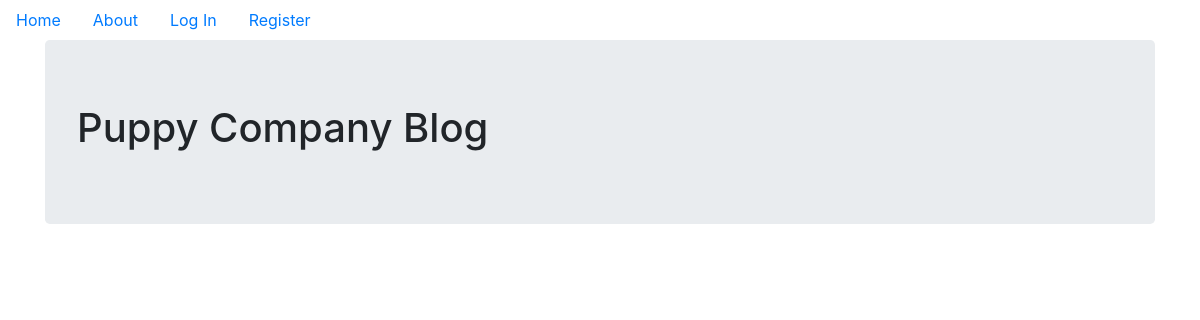
Before: / with the older database file.
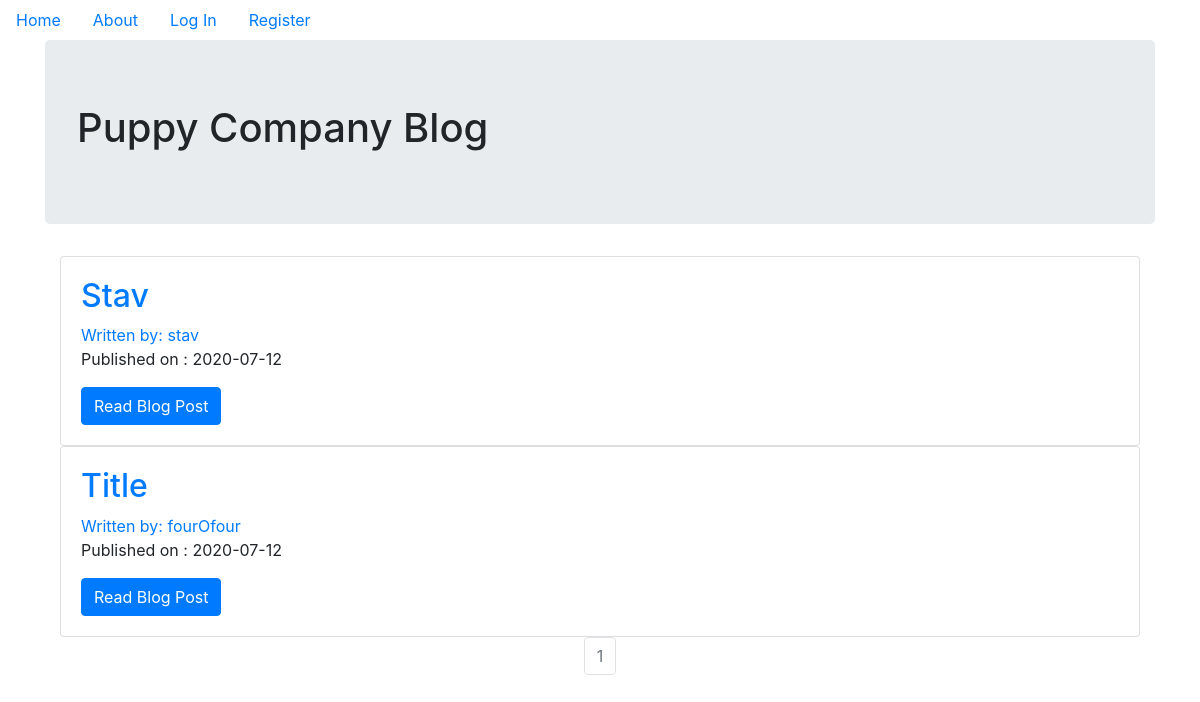
After: the same page with the newer database file.
### puppycompanyblog/models.py (models this page shows, shortened)
class BlogPost(db.Model):
    users = db.relationship(User)
    id = db.Column(db.Integer, primary_key=True)
    user_id = db.Column(db.Integer, db.ForeignKey('users.id'), nullable=False)
    date = db.Column(db.DateTime, nullable=False, default=datetime.utcnow)
    title = db.Column(db.String(140), nullable=False)
    text = db.Column(db.Text, nullable=False)

class User(db.Model, UserMixin):
    __tablename__ = 'users'
    id = db.Column(db.Integer, primary_key=True)
    profile_image = db.Column(db.String(20), nullable=False, default='default_profile.png')
    email = db.Column(db.String(64), unique=True, index=True)
    username = db.Column(db.String(64), unique=True, index=True)
    password_hash = db.Column(db.String(128))
    posts = db.relationship('BlogPost', backref='author', lazy=True)

### puppycompanyblog/core/views.py (the view)
@core.route('/')
def index():
    page = request.args.get('page',1,type=int)
    blog_posts = BlogPost.query.order_by(BlogPost.date.desc()).paginate(page=page, per_page=5)
    return render_template('index.html' ,blog_posts=blog_posts)

### puppycompanyblog/templates/index.html
{% extends "base.html" %}
{% block content %}
<div class="jumbotron">
  <h1>Puppy Company Blog</h1>
</div>
<div class="container">
  {% for post in blog_posts.items %}
  <div class="card">
    <div class="card-body">
      <h2> <a class = 'card-title' href="{{url_for('blog_posts.blog_post', blog_post_id=post.id)}}">{{post.title}}</a> </h2>
      <a href="{{url_for('users.user_posts', username=post.author.username)}}">Written by: {{post.author.username}}</a>
      <p>Published on : {{post.date.strftime('%Y-%m-%d')}}</p>
      <a class = "btn btn-primary" href="{{url_for('blog_posts.blog_post', blog_post_id=post.id)}}">Read Blog Post</a>
    </div>
  </div>
  {% endfor %}
</div>
<nav aria-label="Page navigation example">
  <ul class="pagination justify-content-center">
    {% for page_num in blog_posts.iter_pages(left_edge=1, right_edge=1, left_current=1, right_current=2) %}
      {% if blog_posts.page == page_num %}
        <li class='page-item disabled'>
          <a class = 'page-link' href="{{url_for('core.index', page=page_num)}}">{{page_num}}</a>
        </li>
      {% else %}
      <li class='page-item'>
        <a class = 'page-link' href="{{url_for('core.index', page=page_num)}}">{{page_num}}</a>
      </li>
      {% endif %}
    {% endfor %}
  </ul>
</nav>
{% endblock %}

Changed rows visible on the page:
added BlogPost: title "Stav", author.username "stav", date "2020-07-12"
added BlogPost: title "Title", author.username "fourOfour", date "2020-07-12"
Other visible differences:
new list line: "1"
